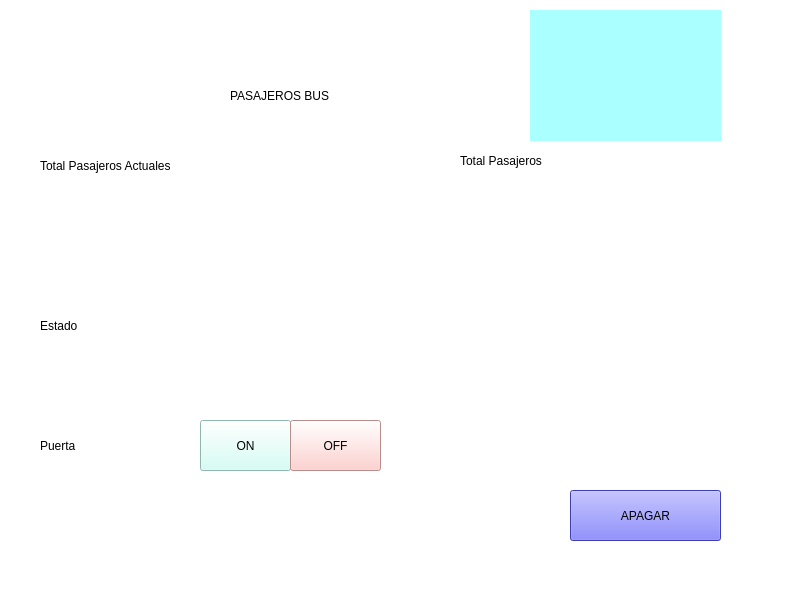
<?xml version="1.0" encoding="UTF-8"?>
<ui version="4.0">
 <class>MainWindow</class>
 <widget class="QMainWindow" name="MainWindow">
  <property name="geometry">
   <rect>
    <x>0</x>
    <y>0</y>
    <width>800</width>
    <height>600</height>
   </rect>
  </property>
  <property name="windowTitle">
   <string>MainWindow</string>
  </property>
  <property name="styleSheet">
   <string notr="true">background-color: rgb(255, 255, 255);</string>
  </property>
  <widget class="QWidget" name="centralwidget">
   <widget class="QLabel" name="label">
    <property name="geometry">
     <rect>
      <x>40</x>
      <y>140</y>
      <width>301</width>
      <height>51</height>
     </rect>
    </property>
    <property name="styleSheet">
     <string notr="true">font: 75 18pt &quot;Times New Roman&quot;;</string>
    </property>
    <property name="text">
     <string>Total Pasajeros Actuales</string>
    </property>
   </widget>
   <widget class="QLabel" name="label_2">
    <property name="geometry">
     <rect>
      <x>460</x>
      <y>140</y>
      <width>191</width>
      <height>41</height>
     </rect>
    </property>
    <property name="styleSheet">
     <string notr="true">font: 75 18pt &quot;Times New Roman&quot;;</string>
    </property>
    <property name="text">
     <string>Total Pasajeros </string>
    </property>
   </widget>
   <widget class="QLabel" name="label_3">
    <property name="geometry">
     <rect>
      <x>230</x>
      <y>70</y>
      <width>281</width>
      <height>51</height>
     </rect>
    </property>
    <property name="styleSheet">
     <string notr="true">font: 75 20pt &quot;Times New Roman&quot;;</string>
    </property>
    <property name="text">
     <string>PASAJEROS BUS</string>
    </property>
   </widget>
   <widget class="QLabel" name="label_4">
    <property name="geometry">
     <rect>
      <x>40</x>
      <y>300</y>
      <width>161</width>
      <height>51</height>
     </rect>
    </property>
    <property name="styleSheet">
     <string notr="true">font: 75 18pt &quot;Times New Roman&quot;;</string>
    </property>
    <property name="text">
     <string>Estado</string>
    </property>
   </widget>
   <widget class="QLabel" name="label_5">
    <property name="geometry">
     <rect>
      <x>40</x>
      <y>420</y>
      <width>161</width>
      <height>51</height>
     </rect>
    </property>
    <property name="styleSheet">
     <string notr="true">font: 75 18pt &quot;Times New Roman&quot;;</string>
    </property>
    <property name="text">
     <string>Puerta</string>
    </property>
   </widget>
   <widget class="QPushButton" name="pushButton">
    <property name="geometry">
     <rect>
      <x>570</x>
      <y>490</y>
      <width>151</width>
      <height>51</height>
     </rect>
    </property>
    <property name="styleSheet">
     <string notr="true">font: 75 14pt &quot;Times New Roman&quot;;
background-color: rgb(85, 85, 255);</string>
    </property>
    <property name="text">
     <string>APAGAR</string>
    </property>
   </widget>
   <widget class="QPushButton" name="pushButton_2">
    <property name="geometry">
     <rect>
      <x>200</x>
      <y>420</y>
      <width>91</width>
      <height>51</height>
     </rect>
    </property>
    <property name="styleSheet">
     <string notr="true">font: 75 14pt &quot;Times New Roman&quot;;
background-color: rgb(202, 255, 244);</string>
    </property>
    <property name="text">
     <string>ON</string>
    </property>
   </widget>
   <widget class="QPushButton" name="pushButton_3">
    <property name="geometry">
     <rect>
      <x>290</x>
      <y>420</y>
      <width>91</width>
      <height>51</height>
     </rect>
    </property>
    <property name="styleSheet">
     <string notr="true">font: 75 14pt &quot;Times New Roman&quot;;
background-color: rgb(255, 198, 193);</string>
    </property>
    <property name="text">
     <string>OFF</string>
    </property>
   </widget>
   <widget class="QLabel" name="label_6">
    <property name="geometry">
     <rect>
      <x>50</x>
      <y>10</y>
      <width>151</width>
      <height>141</height>
     </rect>
    </property>
    <property name="text">
     <string/>
    </property>
    <property name="pixmap">
     <pixmap>UTN.jpg</pixmap>
    </property>
    <property name="scaledContents">
     <bool>true</bool>
    </property>
   </widget>
   <widget class="QLabel" name="label_7">
    <property name="geometry">
     <rect>
      <x>530</x>
      <y>10</y>
      <width>191</width>
      <height>131</height>
     </rect>
    </property>
    <property name="styleSheet">
     <string notr="true">background-color: rgb(170, 255, 255);</string>
    </property>
    <property name="text">
     <string/>
    </property>
    <property name="pixmap">
     <pixmap>ciele.jpg</pixmap>
    </property>
    <property name="scaledContents">
     <bool>true</bool>
    </property>
   </widget>
   <widget class="QLabel" name="label_8">
    <property name="geometry">
     <rect>
      <x>210</x>
      <y>300</y>
      <width>351</width>
      <height>61</height>
     </rect>
    </property>
    <property name="styleSheet">
     <string notr="true">background-color: rgb(255, 255, 255);</string>
    </property>
    <property name="text">
     <string/>
    </property>
   </widget>
   <widget class="QLabel" name="label_9">
    <property name="geometry">
     <rect>
      <x>70</x>
      <y>200</y>
      <width>141</width>
      <height>51</height>
     </rect>
    </property>
    <property name="styleSheet">
     <string notr="true">font: 75 18pt &quot;Times New Roman&quot;;</string>
    </property>
    <property name="text">
     <string/>
    </property>
   </widget>
   <widget class="QLabel" name="label_10">
    <property name="geometry">
     <rect>
      <x>470</x>
      <y>190</y>
      <width>161</width>
      <height>51</height>
     </rect>
    </property>
    <property name="styleSheet">
     <string notr="true">font: 75 18pt &quot;Times New Roman&quot;;</string>
    </property>
    <property name="text">
     <string/>
    </property>
   </widget>
  </widget>
  <widget class="QMenuBar" name="menubar">
   <property name="geometry">
    <rect>
     <x>0</x>
     <y>0</y>
     <width>800</width>
     <height>26</height>
    </rect>
   </property>
  </widget>
  <widget class="QStatusBar" name="statusbar"/>
 </widget>
 <resources/>
 <connections/>
</ui>
